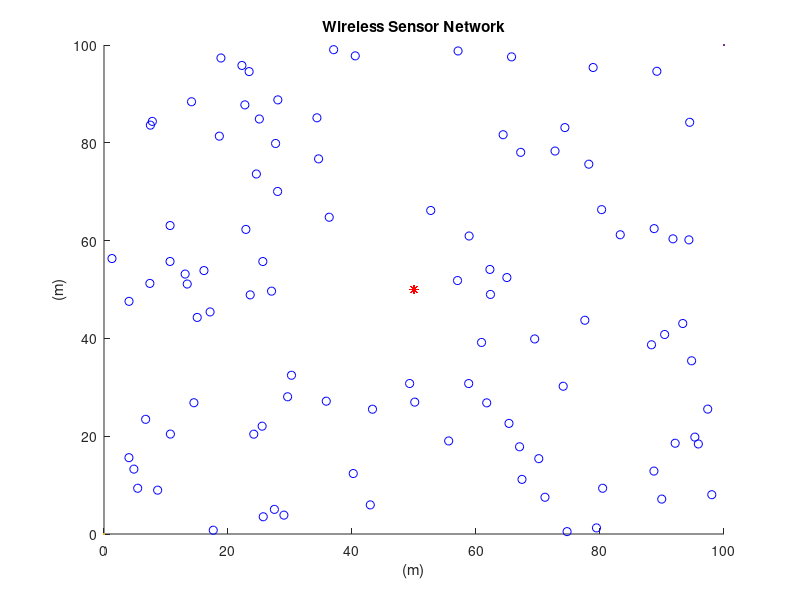
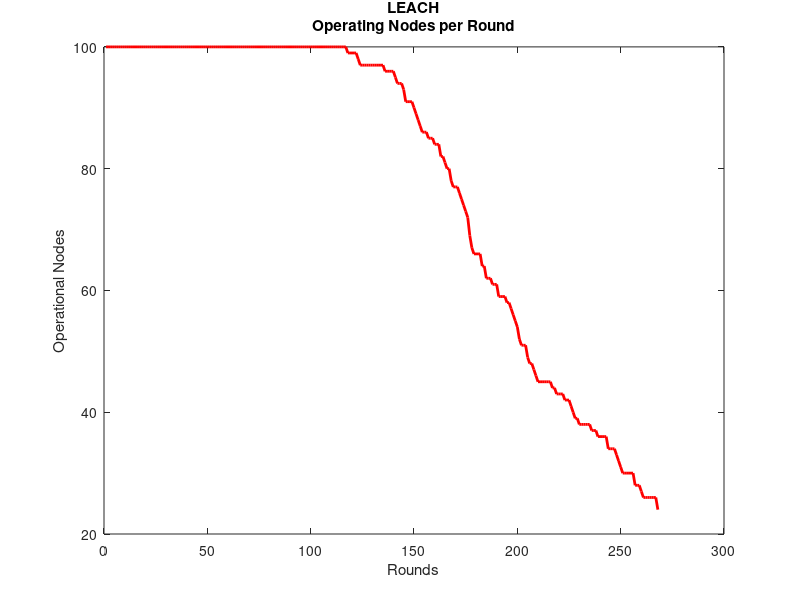
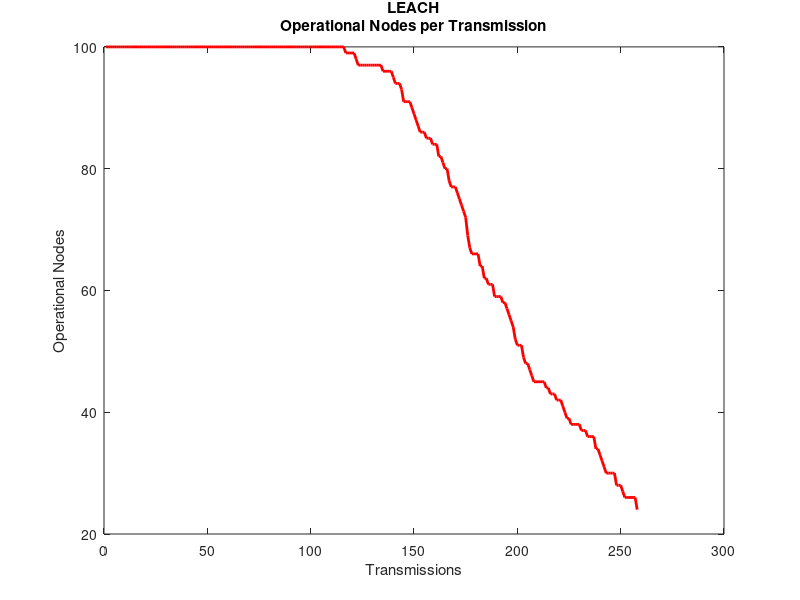
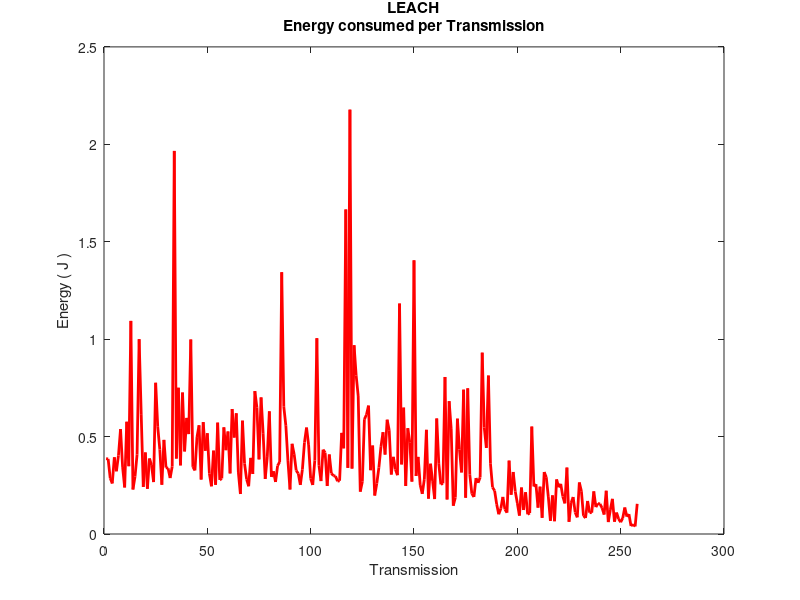

Write the MATLAB code that produced these figures, in order.
% Implemented by Dev Baweja & Jayesh Mandloi %
close all;
clear;
clc;

% Field Dimensions %
x_size=100;
y_size=100;
% Number of Nodes %
nodes=100;
% Number of Dead Nodes %
dead_nodes=0;
% Coordinates of the Sink %
sink_x=50;
sink_y=50;

% Initial Energy of a Node (in Joules) % 
Eo = 1;
% Energy required to run node (both for transmitter and receiver) %
Eelec=50*10^(-9); % units in Joules/bit
ETx=50*10^(-9); % units in Joules/bit
ERx=50*10^(-9); % units in Joules/bit

% Transmit Amplifier Energy %
Eamp=10*10^(-10); % units in Joules*m^2/bit (amount of energy spent by the amplifier to transmit the bits)
% Data Aggregation Energy %
Eda=5*10^(-9); % units in Joules/bit (amount of energy spent by the cluster head to aggregate data)

% Size of data package %
size=4000; % units in bits

% Suggested percentage of cluster head %
probablity=0.05; % a 5% of the total nodes can form cluster head 
% Round %
round=0;
% Operating Nodes %
operating_nodes=nodes;
transmissions=0;

%%% Initializing of the Wireless Sensor Network %%%
for i=1:nodes
    
    SN(i).id=i;	% sensor node unique id
    SN(i).x=rand(1,1)*x_size;	% X-axis coordinates of sensor node
    SN(i).y=rand(1,1)*y_size;	% Y-axis coordinates of sensor node
    SN(i).E=Eo;     % sensor node energy (initially Eo)
    SN(i).role=0;   % Role of the node. '0' means node acts as normal, '1' means node acts as cluster head(initially all nodes are normal)
    SN(i).cluster=0; % Cluster which a node belongs to
    SN(i).condition=1;	% Condition of the node. '1' means node is operating node, '0' means is dead node
    SN(i).roundElection=0;  % Rounds left for node to become able to participate in cluster head election
    SN(i).distanceToClusterHead=0;	% Nodes distance from the cluster head of the cluster in which he belongs
    SN(i).distanceToSink=0;    % Nodes distance from the sink
    SN(i).clusterHeadId=0;   % node id of the cluster head which the node belongs to

    
    hold on;
    figure(1)
    plot(0,0,x_size,y_size,SN(i).x,SN(i).y,'ob',sink_x,sink_y,'*r');
    title 'Wireless Sensor Network';
    xlabel '(m)';
    ylabel '(m)';
    
end

%%% Set-Up Phase %%% 
while operating_nodes > 25
        
    % Displays round %     
    round     
    
    % Re-election value %
    reElection=mod(round,1/probablity);

	% Threshold value %
	threshold=(probablity/(1-probablity*reElection)); 
 
	% Reseting amount Of cluster heads in the network on the previous Round %
	clusterHeads=0;
    
    % Reseting amount Of energy consumed in the network on the previous Round %
    energy=0;
 
        
        
% Cluster Heads Election %  
    for i=1:nodes
        SN(i).cluster=0; % Reseting cluster in which the node belongs to
        SN(i).role=0; % Reseting node role
        SN(i).clusterHeadId=0; % Reseting cluster head id
        % As the node is participating
        if SN(i).roundElection>0
            SN(i).roundElection=SN(i).roundElection-1;
        end

        if (SN(i).E>0) && (SN(i).roundElection==0)
            generate = rand;	
            if generate < threshold
                SN(i).role=1; % Assigns the node role of cluster head
                SN(i).roundElection=1/probablity-reElection; % Rounds for which the node will be unable to become a cluter head
                SN(i).distanceToSink=sqrt((sink_x-SN(i).x)^2 + (sink_y-SN(i).y)^2); % Distance between the sink and the cluster head
                clusterHeads=clusterHeads+1;	% Number of cluster heads that have been elected 
                SN(i).cluster=clusterHeads; % Cluster of which the node got elected to be cluster head
                CL(clusterHeads).x=SN(i).x; % X-axis coordinates of elected cluster head
                CL(clusterHeads).y=SN(i).y; % Y-axis coordinates of elected cluster head
                CL(clusterHeads).id=i; % Assigns the node id of the newly elected cluster head
            end
        end
    end
        
	% Fixing size %
	CL=CL(1:clusterHeads);
    
    
  
    
    
    
% Grouping the Nodes into Clusters & Calulating the distance between Node and Cluster Head %
    for i=1:nodes
        if  (SN(i).role==0) && (SN(i).E>0) && (clusterHeads>0) % Node is normal
            for j=1:clusterHeads
                distance(j)=sqrt((CL(j).x-SN(i).x)^2 + (CL(j).y-SN(i).y)^2);
                % Distance between the sensor node and cluster head
            end
            % Fixing size %
            distance=distance(1:clusterHeads); 
            col = find(distance == min(distance)); % Cluster having min distance
            SN(i).cluster=col; % Assigns node to the cluster
            SN(i).distanceToClusterHead= distance(col); % Assigns distance of node to cluster head
            SN(i).clusterHeadId=CL(col).id;
        end
    end
       
        
       
%%% Steady-State Phase %%%
% Energy Dissipation for Normal nodes %
    for i=1:nodes
        if (SN(i).condition==1) && (SN(i).role==0) && (clusterHeads>0)
            clusterHeadId = SN(i).clusterHeadId;
            % Dissipation for normal nodes during transmission
            if SN(i).E>0
                ETx= ( Eelec + Eamp * SN(i).distanceToClusterHead^2 ) *size;
                energy = energy + ETx;
                SN(i).E = SN(i).E - ETx;

                if SN(i).E<=0       % Nodes energy depletes with transmission
                    SN(i).condition=0;
                    SN(i).clusterHeadId=0;
                    dead_nodes=dead_nodes + 1;
                    operating_nodes = operating_nodes - 1;
                end
            end
                
            % Dissipation for cluster head during reception
            if SN(clusterHeadId).condition==1 && SN(clusterHeadId).role==1
                if  SN(clusterHeadId).E>0 
                    ERx = ( Eelec + Eda ) * size;
                    energy = energy + ERx;
                    SN(clusterHeadId).E=SN(clusterHeadId).E - ERx;
                    if SN(clusterHeadId).E<=0  % Cluster heads energy depletes with reception
                        SN(clusterHeadId).condition=0;
                        dead_nodes=dead_nodes + 1;
                        operating_nodes= operating_nodes - 1;
                    end
                end
            end
        end
    end            
    
    
    
% Energy Dissipation for cluster head nodes %
   
    for i=1:nodes
        if (SN(i).condition==1)  && (SN(i).role==1)
            if SN(i).E > 0
                ETx= (Eelec + Eda + Eamp * SN(i).distanceToSink^2 )*size;
                energy = energy + ETx;
                SN(i).E=SN(i).E - ETx;
                if  SN(i).E<=0     % if cluster heads energy depletes with transmission
                    SN(i).condition=0;
                    dead_nodes=dead_nodes +1;
                    operating_nodes = operating_nodes - 1;
                end
            end
        end
    end

    % Cluster Heads of this round %
    % clusterHeads;
   
    % Transmissions occurs if any cluster head remain alive 
    clusterHeads
    if clusterHeads~=0
        transmissions=transmissions+1;
    end
 
    % Next Round %
    round= round +1;
    
    operatingNodesPerTransmission(transmissions) = operating_nodes;
    operatingNodesPerRound(round) = operating_nodes;
    

    if energy > 0
        energyPerTransmission(transmissions)=energy;
    end
    
end
    

% Plotting Simulation Results "Operating Nodes per Round" %
figure(2)
plot(1:round,operatingNodesPerRound(1:round),'-r','Linewidth',2);
title ({'LEACH'; 'Operating Nodes per Round';})
xlabel 'Rounds';
ylabel 'Operational Nodes';
hold on;

% Plotting Simulation Results  %
figure(3)
plot(1:transmissions,operatingNodesPerTransmission(1:transmissions),'-r','Linewidth',2);
title ({'LEACH'; 'Operational Nodes per Transmission';})
xlabel 'Transmissions';
ylabel 'Operational Nodes';
hold on;

% Plotting Simulation Results  %
figure(4)
plot(1:transmissions,energyPerTransmission(1:transmissions),'-r','Linewidth',2);
title ({'LEACH'; 'Energy consumed per Transmission';})
xlabel 'Transmission';
ylabel 'Energy ( J )';
hold on;  